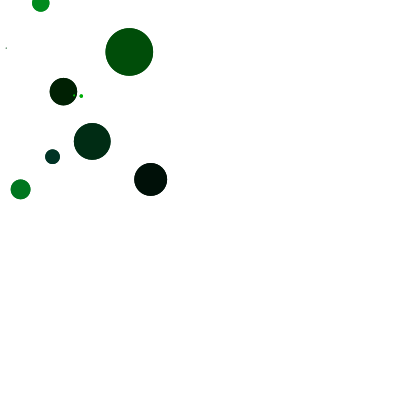
Frame 1 (no input)
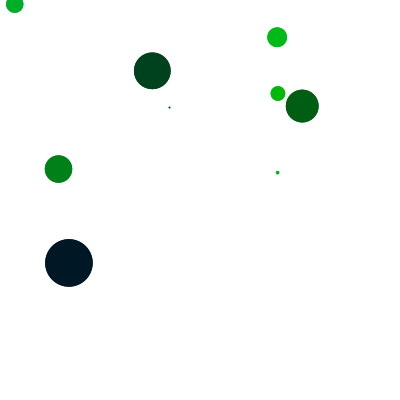
Frame 60 (the mouse pressed at the canvas centre just before this capture)
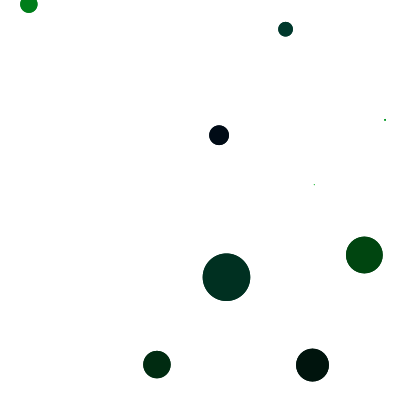
Frame 120 (the mouse held since frame 60 and released just before this capture)

The Processing sketch that drew these frames (run headless with seeded random() and noise(); from frame 60 on, the mouse is pressed at the canvas centre):

// Processing sketch: processing_49126
// ── processing_49126.pde

Circle [] myButton = new Circle [10];

void setup(){
  size (400, 400); 
  smooth();
  noStroke();
  frameRate (30);
  
  for (int i = 0; i < myButton.length; i++){
   myButton[i] = new Circle (random(200), random(200), random(50));
  }
}

void draw(){
  background (255);
  
  for (int i = 0; i < myButton.length; i++){
    
    myButton[i].drawCircle();
    myButton[i].update();
    myButton[i].checkCollisions();
    
  }
}

void mousePressed(){
 for (int i = 0; i < myButton.length; i++){
   
  myButton[i].checkMousePress();
 } 
}

class Circle {
 
  float x;
  float y;
  float xSpeed;
  float ySpeed;
  float circleSize;  
  
  boolean clicked;

  
  
  Circle(float xpos, float ypos, float csize){
    x = xpos;
    y = ypos;
    circleSize = csize;


    xSpeed = random (-5, 5);
    ySpeed = random (-5, 5); 

    
    clicked = false;
    
    
  }
 
 void update(){  
   x += xSpeed;
   y += ySpeed;
 }
  
 void checkCollisions(){
   
   if ((x < circleSize/2) || (x > width - circleSize/2)){
    xSpeed = -xSpeed; 
   }
   if ((y < circleSize/2) || (y > height - circleSize/2)){
    ySpeed = -ySpeed; 
   }
   
 }
  
 void drawCircle(){
    
  if (clicked){
   fill (205, 0, 255);
   rect(x, y, 30, 30);
  } 
  else {
   fill (0, random(200), random(50)); 
   ellipse (x, y, circleSize, circleSize);
  }
   
   ellipse (x, y, circleSize, circleSize);
   
 }
  
  void checkMousePress(){
   if ((dist(mouseX, mouseY, x, y))  < circleSize){
    clicked = !clicked;
   } 
  }
  
}               
